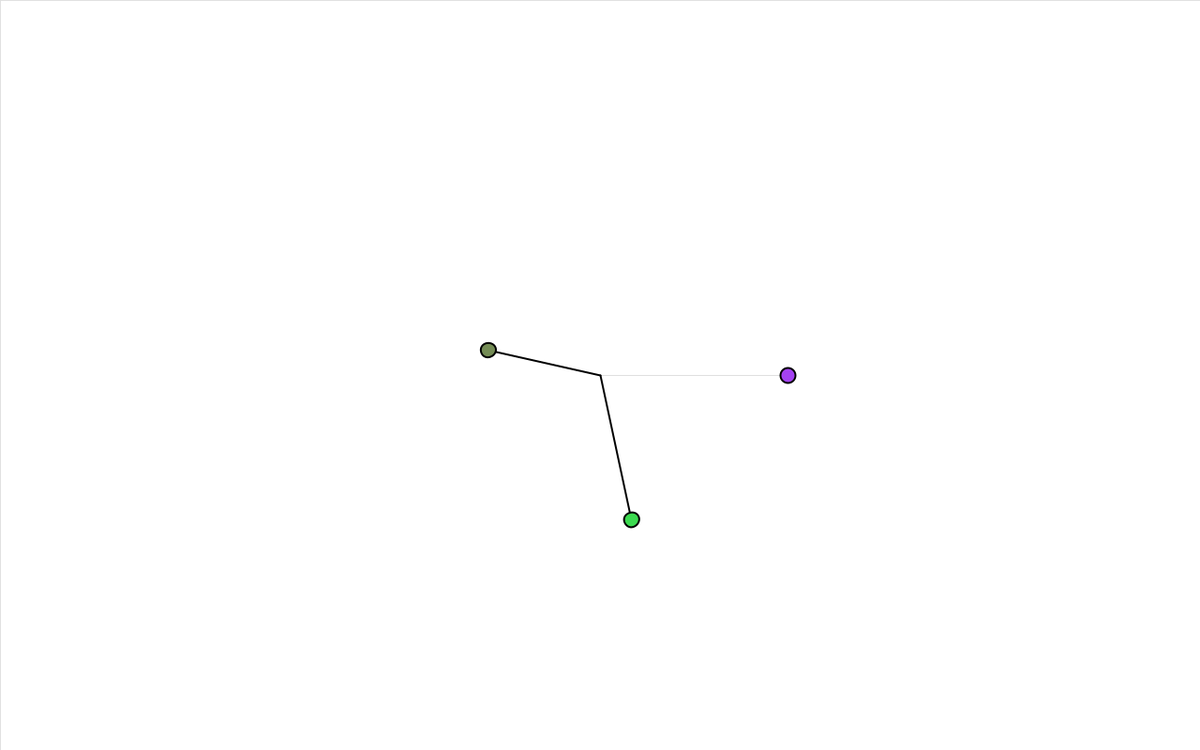
Frame 1 (no input)
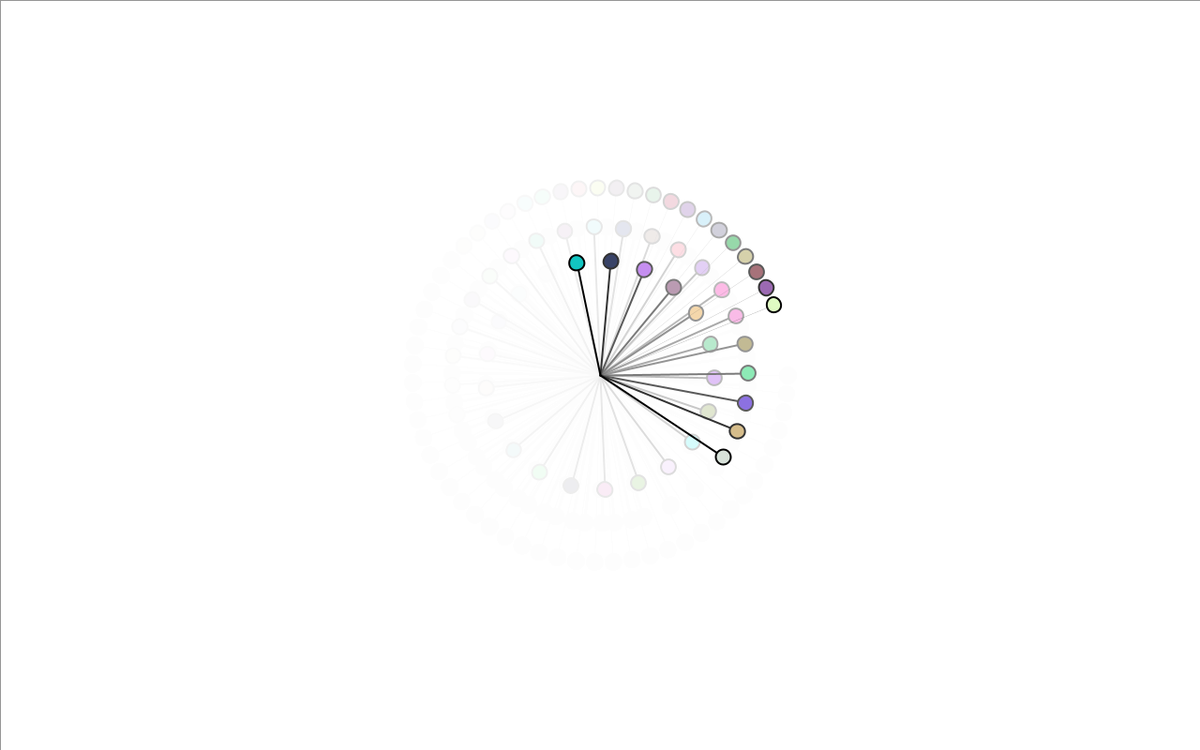
Frame 60 (the mouse pressed at the canvas centre just before this capture)
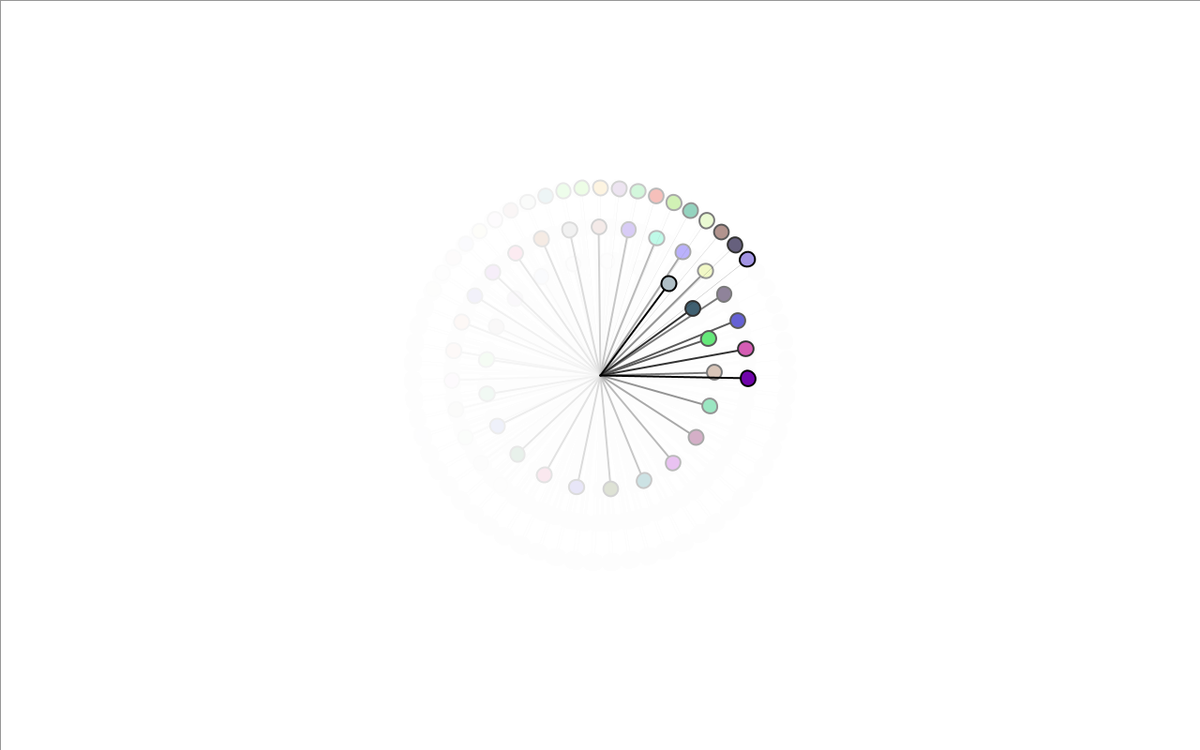
Frame 120 (the mouse held since frame 60 and released just before this capture)

The Processing sketch that drew these frames (run headless with seeded random() and noise(); from frame 60 on, the mouse is pressed at the canvas centre):

// Processing sketch: Park_NOC_3_1
// ── Park_NOC_3_1.pde
//DCR: Needs header
//DCR:  9.5 /  10 pts

float angle = 0;
float angle1 = .75;
float angle2 = 2;
//creates two different angles

void setup(){
  size(1280,800);
  smooth();
  background(255);
}

void draw(){
  fill(255,50);
  stroke(0);
  strokeWeight(0);
  rectMode(CORNER);
  rect(0,0,width,height);
  //creates the fade effect by drawing a faded rectangle the size of the screen rather than drawing a background each time
  
  fill(127);
  stroke(0);
  rectMode(CENTER);
  translate(width/2, height/2);
  //translates the coordinate system to the middle of the screen, to make the angle math easier
  
  rotate(angle);
  line(0, 0, 200, 0);
  stroke(0);
  strokeWeight(2);
  fill(random(255),random(255),random(255));
  ellipse(200, 0, 16, 16);
  angle += 0.1;
  //rotates and draws the outer track
  
  rotate(angle1);
  line(0, 0, 130,90);
  stroke(0);
  strokeWeight(2);
  fill(random(255),random(255),random(255));
  ellipse(130, 90, 16, 16);
  angle1 += 0.1;
  //rotates and draws the middle track
  
  rotate(angle2);
  line(0, 0, 100,70);
  stroke(0);
  strokeWeight(2);
  fill(random(255),random(255),random(255));
  ellipse(100, 70, 16, 16);
  angle2 += -.5;
  //rotates and draws the inside track
}
